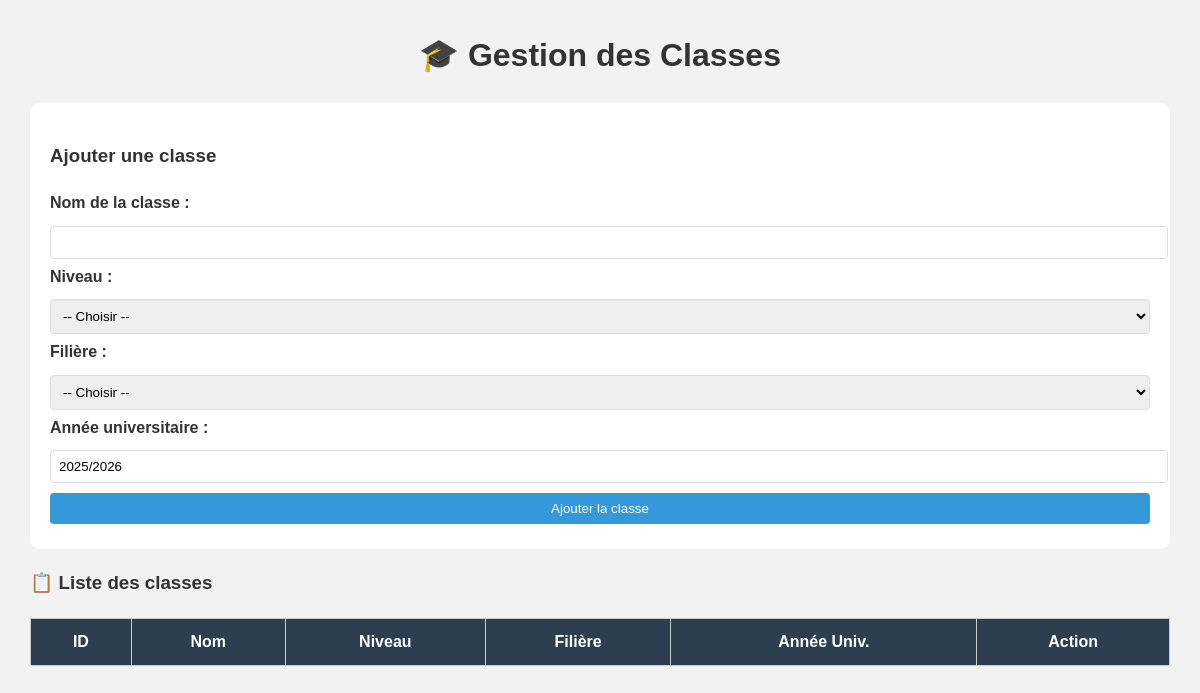
/admin/classes.php, run on an earlier commit of the app's database.
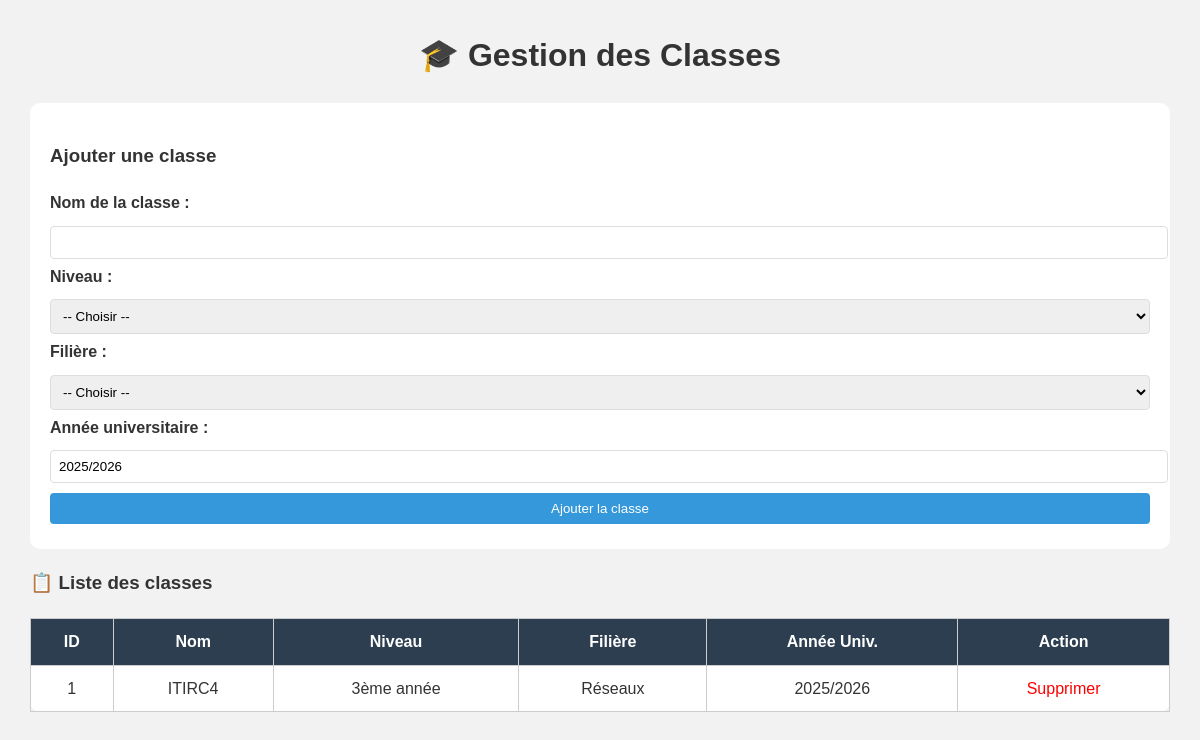
And on a later commit of the database.
### tables this page shows
CREATE TABLE `classes` (
  `id` int(11) NOT NULL,
  `nom_classe` varchar(100) NOT NULL,
  `niveau` varchar(50) NOT NULL,
  `filiere` varchar(100) NOT NULL,
  `annee_universitaire` varchar(20) DEFAULT NULL
);

### admin/classes.php (the view, shortened to what this page needs)
<?php
require_once '../includes/config.php';
$classes = $pdo->query("SELECT * FROM classes ORDER BY id DESC")->fetchAll(PDO::FETCH_ASSOC);
?>
<!DOCTYPE html>
<html lang="fr">
<head>
    <link rel="stylesheet" href="assets/css/style.css">
</head>
<body>
<h1>🎓 Gestion des Classes</h1>
<form method="post">
    <h3>Ajouter une classe</h3>
    <label>Nom de la classe :</label>
    <input type="text" name="nom_classe" required>
    <label>Niveau :</label>
    <select name="niveau" required>
        <option value="">-- Choisir --</option>
    </select>
    <label>Filière :</label>
    <select name="filiere" required>
        <option value="">-- Choisir --</option>
    </select>
    <label>Année universitaire :</label>
    <input type="text" name="annee_universitaire" value="<?= date('Y') . '/' . (date('Y') + 1) ?>" required>
    <button type="submit" name="ajouter">Ajouter la classe</button>
</form>
<h3>📋 Liste des classes</h3>
<table>
    <tr>
        <th>ID</th>
        <th>Nom</th>
        <th>Niveau</th>
        <th>Filière</th>
        <th>Année Univ.</th>
        <th>Action</th>
    </tr>
    <?php foreach ($classes as $classe): ?>
        <tr>
            <td><?= $classe['id'] ?></td>
            <td><?= htmlspecialchars($classe['nom_classe']) ?></td>
            <td><?= htmlspecialchars($classe['niveau']) ?></td>
            <td><?= htmlspecialchars($classe['filiere']) ?></td>
            <td><?= htmlspecialchars($classe['annee_universitaire']) ?></td>
            <td><a href="?supprimer=<?= $classe['id'] ?>" class="suppr-btn" onclick="return confirm('Supprimer cette classe ?')">Supprimer</a></td>
        </tr>
    <?php endforeach; ?>
</table>
</body>
</html>

### assets/css/style.css (style rules this page uses)
:root { --primary: #2c3e50; --secondary: #3498db; --accent: #e74c3c; --light: #ecf0f1; --dark: #2c3e50; --success: #2ecc71; --warning: #f39c12; --danger: #e74c3c; }
body { font-family: 'Segoe UI', Tahoma, Geneva, Verdana, sans-serif; line-height: 1.6; color: #333; background-color: #f5f7fa; margin: 0; padding: 0; }
table { width: 100%; border-collapse: collapse; margin: 20px 0; }
th, td { padding: 12px 15px; text-align: left; border-bottom: 1px solid #ddd; }
th { background-color: var(--primary); color: white; }
label { display: block; margin-bottom: 5px; font-weight: 600; }
input, select { width: 100%; padding: 10px; border: 1px solid #ddd; border-radius: 4px; }
button { background-color: var(--secondary); color: white; border: none; padding: 10px 15px; border-radius: 4px; cursor: pointer; }

### admin/classes.php (style rules this page uses)
body { font-family: Arial, sans-serif; margin: 30px; background: #f2f2f2; }
h1 { color: #333; text-align: center; }
form, table { background: #fff; padding: 20px; border-radius: 10px; }
input, select, button { padding: 8px; margin: 5px 0; width: 100%; }
table { width: 100%; border-collapse: collapse; margin-top: 20px; }
th, td { padding: 10px; border: 1px solid #ccc; text-align: center; }
.suppr-btn { color: red; text-decoration: none; }

What changed in the data, as far as the page shows it:
added classes: id "1", nom_classe "ITIRC4", niveau "3ème année", filiere "Réseaux", annee_universitaire "2025/2026"
